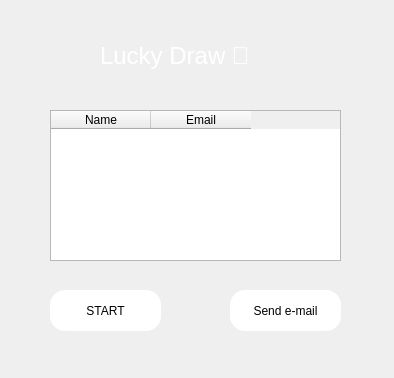
<?xml version="1.0" encoding="UTF-8"?>
<ui version="4.0">
 <class>Frame</class>
 <widget class="QFrame" name="Frame">
  <property name="geometry">
   <rect>
    <x>0</x>
    <y>0</y>
    <width>394</width>
    <height>378</height>
   </rect>
  </property>
  <property name="windowTitle">
   <string>Reward</string>
  </property>
  <property name="windowIcon">
   <iconset resource="project51.qrc">
    <normaloff>:/images/circle.png</normaloff>:/images/circle.png</iconset>
  </property>
  <property name="styleSheet">
   <string notr="true">QComboBox{
background-color:white;
border: none;
border-radius: 4px;
}
QRadioButton
{color:white;
}
QLabel
{color:white;
}
#Frame
{background:url(:/images/simple-background-blue-simple-minimalism-wallpaper-preview.jpg);
}
QPushButton
{background:white;
color:black;
border-radius:15px;
}
QPushButton:hover
{color:#333;
border-radius:15px;
background:#49ebff;
}
QTextEdit
{background:rgb(255, 255, 255);
border-radius:15px;
}
QLineEdit
{background:transparent;
border:none;
color: white;
border-bottom:1px solid #e2e2e2;
}</string>
  </property>
  <widget class="QPushButton" name="btnstart">
   <property name="geometry">
    <rect>
     <x>50</x>
     <y>290</y>
     <width>111</width>
     <height>41</height>
    </rect>
   </property>
   <property name="styleSheet">
    <string notr="true">selection-background-color: rgb(255, 255, 255);</string>
   </property>
   <property name="text">
    <string>START</string>
   </property>
  </widget>
  <widget class="QLabel" name="label_3">
   <property name="geometry">
    <rect>
     <x>100</x>
     <y>30</y>
     <width>241</width>
     <height>51</height>
    </rect>
   </property>
   <property name="font">
    <font>
     <pointsize>18</pointsize>
    </font>
   </property>
   <property name="text">
    <string>Lucky Draw 🎰</string>
   </property>
  </widget>
  <widget class="QPushButton" name="btnmail">
   <property name="geometry">
    <rect>
     <x>230</x>
     <y>290</y>
     <width>111</width>
     <height>41</height>
    </rect>
   </property>
   <property name="text">
    <string>Send e-mail</string>
   </property>
  </widget>
  <widget class="QTableWidget" name="table">
   <property name="geometry">
    <rect>
     <x>50</x>
     <y>110</y>
     <width>291</width>
     <height>151</height>
    </rect>
   </property>
   <property name="editTriggers">
    <set>QAbstractItemView::NoEditTriggers</set>
   </property>
   <column>
    <property name="text">
     <string>Name</string>
    </property>
   </column>
   <column>
    <property name="text">
     <string>Email</string>
    </property>
   </column>
  </widget>
 </widget>
 <resources>
  <include location="project51.qrc"/>
 </resources>
 <connections/>
</ui>
